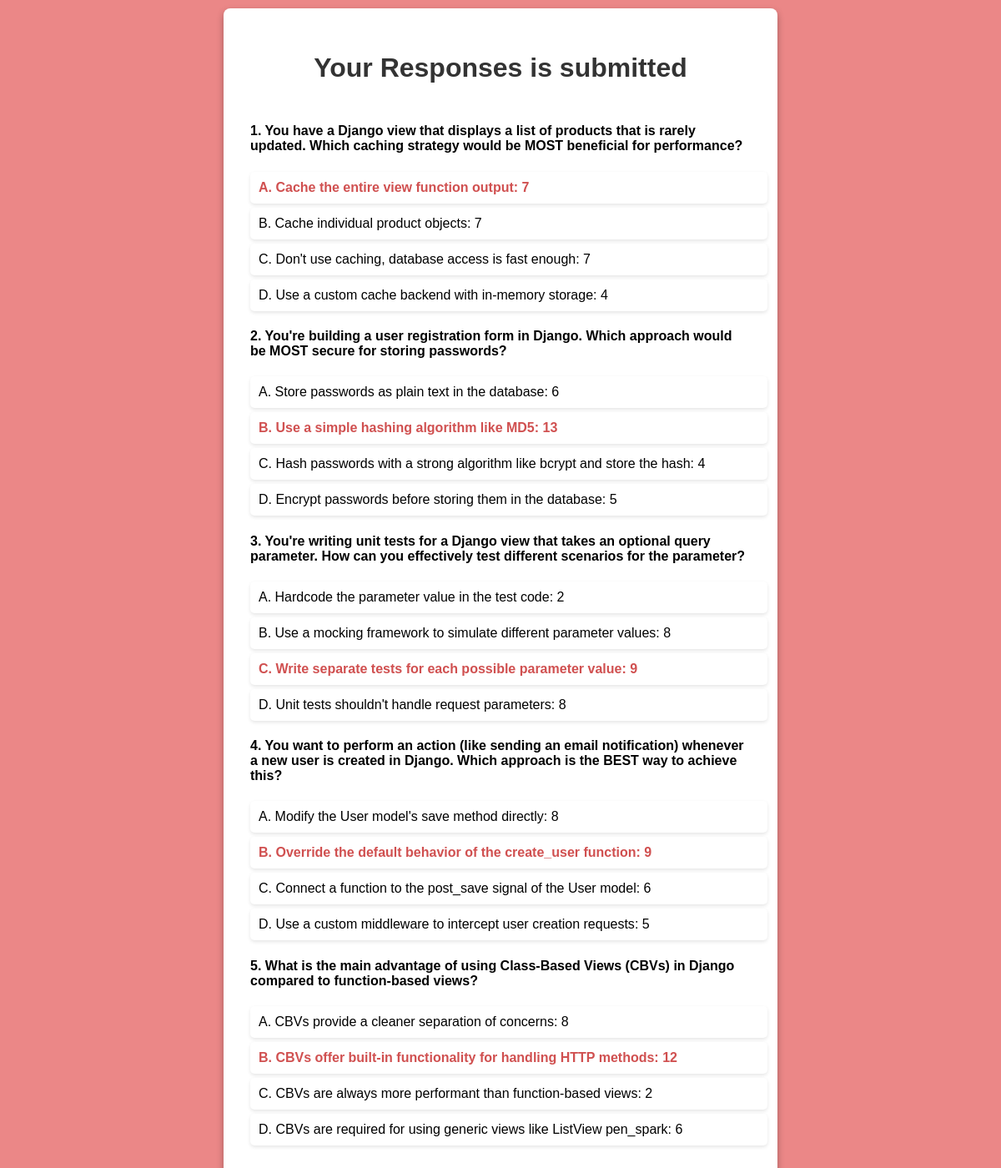
Screenshot of /polls/thank_you with the database file from the repository.
### polls/models.py (models this page shows, shortened)
class Question(models.Model):
  question_text = models.CharField(max_length=200)
  pub_date = models.DateTimeField('date published')

class Choice(models.Model):
  question = models.ForeignKey(Question, on_delete=models.CASCADE)
  choice_text = models.CharField(max_length=200)
  votes = models.IntegerField(default=0)

### polls/views.py (the view)
# urls.py: path('thank_you', views.thank_you, name='thank_you'),
def thank_you(request):
    questions = Question.objects.all()
    responses_summary = []
    for question in questions:
        choices = question.choice_set.all()
        response_count = {}
        max_count = 0
        most_selected_choice_text = ''
        for choice in choices:
            count = Responses.objects.filter(question=question, choice=choice).count()
            response_count[choice.choice_text] = count
            if count > max_count:
                max_count = count
                most_selected_choice_text = choice.choice_text
        responses_summary.append({
            'question': question,
            'response_count': response_count,
            'most_selected_choice_text': most_selected_choice_text
        })
    return render(request, 'polls/thank_you.html', {'responses_summary': responses_summary})

### polls/templates/polls/thank_you.html (shortened to what this page needs)
{% load static %}
<!DOCTYPE html>
<html>
<head>
    <link rel="stylesheet" type="text/css" href="{% static 'styles_thankyou.css' %}">
</head>
<body>
    <div class="container">
        <h1>Your Responses is submitted</h1>
        {% for response_summary in responses_summary %}
            <div class="question-summary">
                <h4>{{ response_summary.question.question_text }}</h4>
                <ul>
                    {% for choice_text, count in response_summary.response_count.items %}
                        {% if choice_text == response_summary.most_selected_choice_text %}
                            <li class="most-selected">{{ choice_text }}: {{ count }}</li>
                        {% else %}
                            <li>{{ choice_text }}: {{ count }}</li>
                        {% endif %}
                    {% endfor %}
                </ul>
            </div>
        {% endfor %}
    </div>
</body>
</html>

### polls/static/styles_thankyou.css (style rules this page uses)
body { font-family: 'Arial', sans-serif; background-color: #eb8787; margin: 0; padding: 0; display: flex; justify-content: center; align-items: center; }
.container { background: #fff; padding: 2em; border-radius: 8px; box-shadow: 0 4px 8px rgba(0, 0, 0, 0.3); max-width: 600px; width: 100%; margin: 10px; }
h1 { text-align: center; color: #333; margin-bottom: 1.5em; }
.question-summary { margin-bottom: 20px; }
ul { list-style-type: none; padding: 0; }
li { background: #fff; margin: 5px 0; padding: 10px; border-radius: 5px; box-shadow: 0 2px 4px rgba(0, 0, 0, 0.1); transition: background 0.3s; display: block; text-align: left; width: 100%; }
.most-selected { font-weight: bold; color: #ce4949f5; }

### rows the page displays
Question: question.question_text "1. You have a Django view that displays a list of products that is rarely updated. Which caching strategy would be MOST beneficial for performance?", response_count "7", response_count "7" "7" "4"
Choice: response_count "A. Cache the entire view function output"
Choice: response_count "B. Cache individual product objects"
Choice: response_count "C. Don't use caching, database access is fast enough"
Choice: response_count "D. Use a custom cache backend with in-memory storage"
Question: question.question_text "2. You're building a user registration form in Django. Which approach would be MOST secure for storing passwords?", response_count "6" "4" "5", response_count "13"
Choice: response_count "A. Store passwords as plain text in the database"
Choice: response_count "B. Use a simple hashing algorithm like MD5"
Choice: response_count "C. Hash passwords with a strong algorithm like bcrypt and store the hash"
Choice: response_count "D. Encrypt passwords before storing them in the database"
Question: question.question_text "3. You're writing unit tests for a Django view that takes an optional query parameter. How can you effectively test different scenarios for the parameter?", response_count "2" "8" "8", response_count "9"
Choice: response_count "A. Hardcode the parameter value in the test code"
Choice: response_count "B. Use a mocking framework to simulate different parameter values"
Choice: response_count "C. Write separate tests for each possible parameter value"
Choice: response_count "D. Unit tests shouldn't handle request parameters"
Question: question.question_text "4. You want to perform an action (like sending an email notification) whenever a new user is created in Django. Which approach is the BEST way to achieve this?", response_count "8" "6" "5", response_count "9"
Choice: response_count "A. Modify the User model's save method directly"
Choice: response_count "B. Override the default behavior of the create_user function"
Choice: response_count "C. Connect a function to the post_save signal of the User model"
Choice: response_count "D. Use a custom middleware to intercept user creation requests"
Question: question.question_text "5. What is the main advantage of using Class-Based Views (CBVs) in Django compared to function-based views?", response_count "8" "2" "6", response_count "12"
Choice: response_count "A. CBVs provide a cleaner separation of concerns"
Choice: response_count "B. CBVs offer built-in functionality for handling HTTP methods"
Choice: response_count "C. CBVs are always more performant than function-based views"
Choice: response_count "D. CBVs are required for using generic views like ListView pen_spark"
